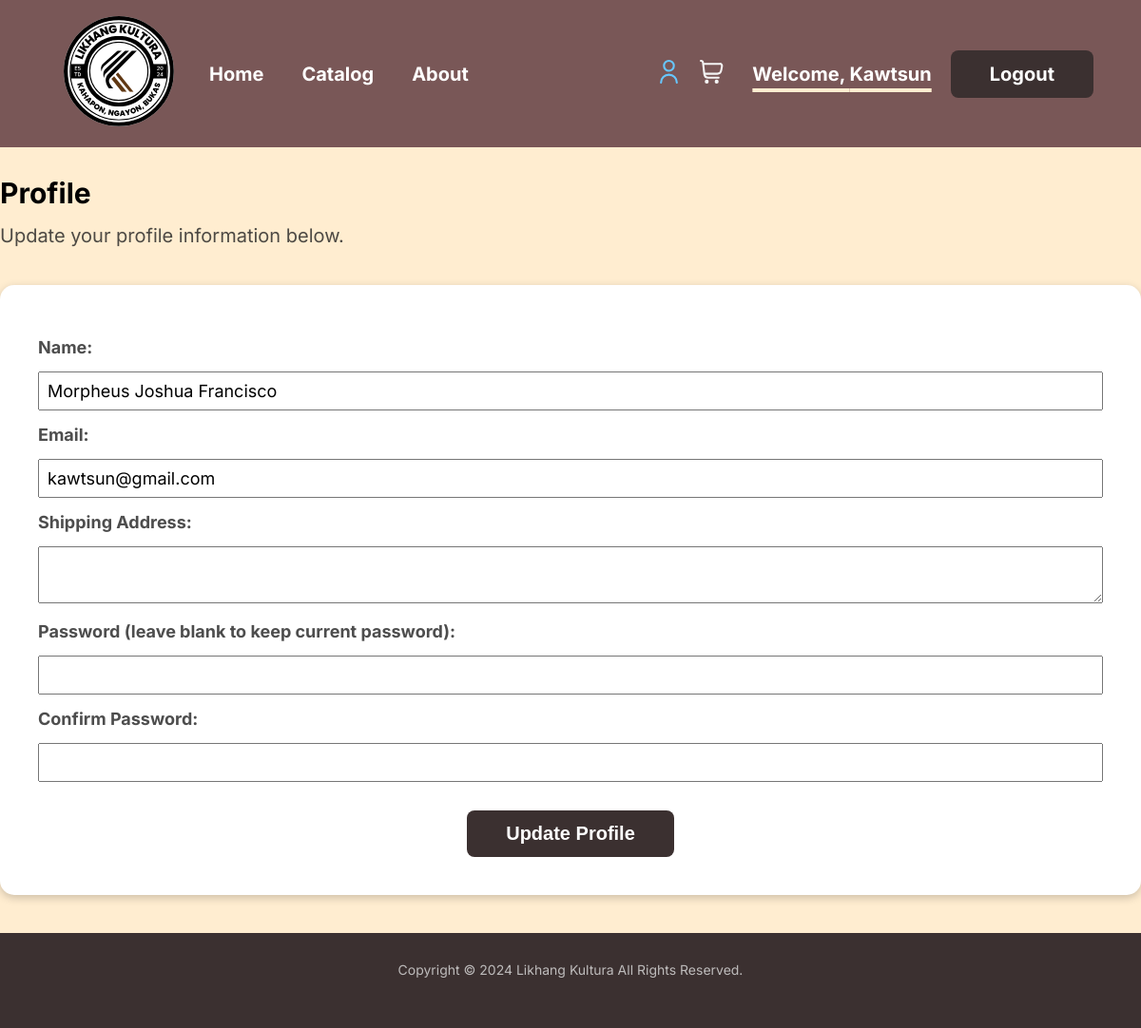
Page /pages/profile.php (signed in) on the earlier database version.
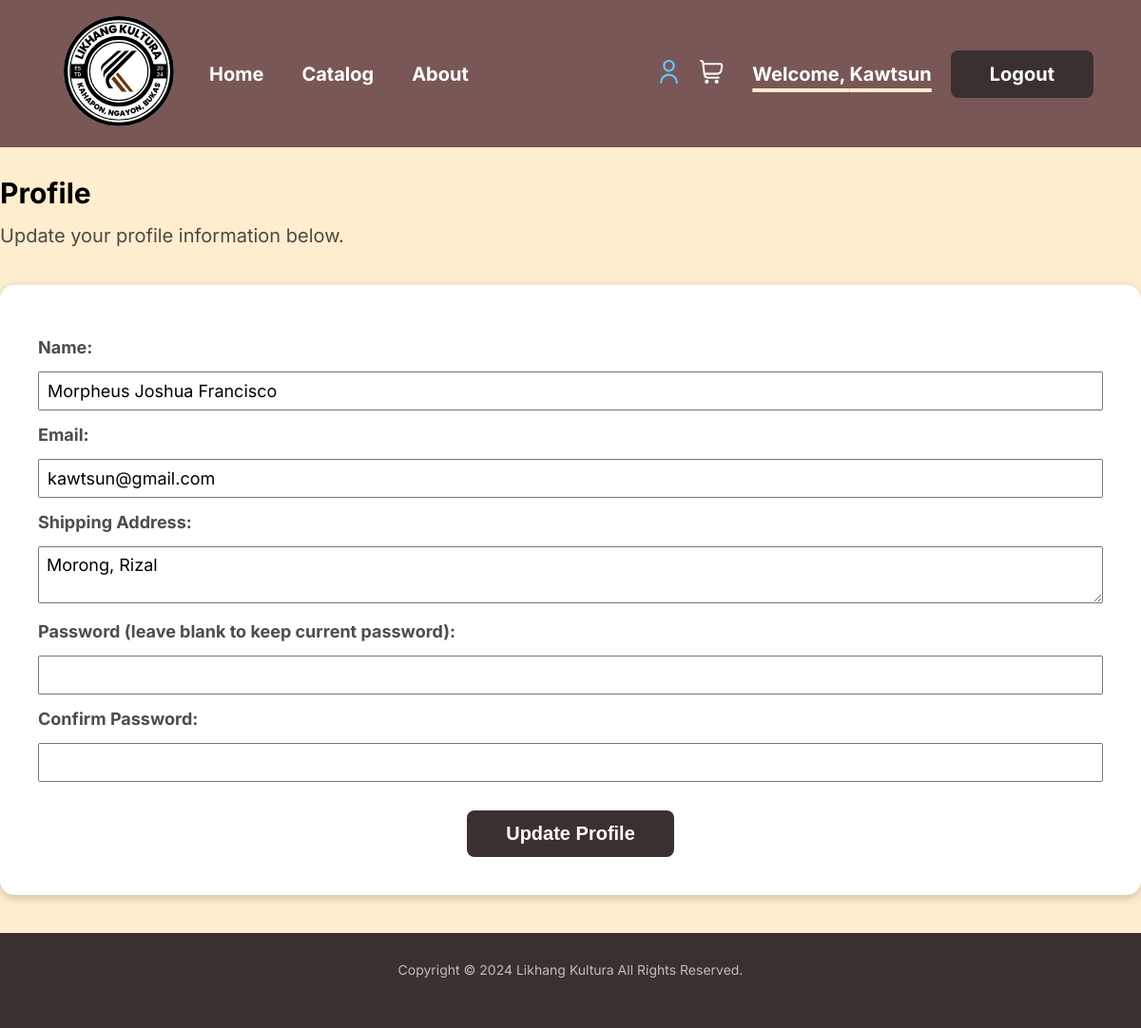
Same page on the later database version.
### tables this page shows
CREATE TABLE `users` (
  `id` int(11) NOT NULL,
  `fullname` varchar(255) NOT NULL,
  `email` varchar(255) NOT NULL,
  `username` varchar(50) NOT NULL,
  `password` varchar(255) NOT NULL
);

CREATE TABLE `profile` (
  `id` int(11) NOT NULL,
  `user_id` int(11) NOT NULL,
  `fullname` varchar(255) NOT NULL,
  `shipping_address` text NOT NULL,
  `email` varchar(255) NOT NULL
);

### pages/profile.php (the view, shortened to what this page needs)
<?php
include '../validate/db.php';
$user_id = $_SESSION['user_id'];
$sql = "SELECT p.fullname, p.shipping_address, u.email FROM profile p JOIN users u ON p.user_id = u.id WHERE p.user_id = ?";
$stmt = mysqli_prepare($conn, $sql);
mysqli_stmt_bind_param($stmt, "i", $user_id);
mysqli_stmt_execute($stmt);
$result = mysqli_stmt_get_result($stmt);
$profile = mysqli_fetch_assoc($result);
if ($profile === null) {
    $sql = "SELECT fullname, email FROM users WHERE id = ?";
    $stmt = mysqli_prepare($conn, $sql);
    mysqli_stmt_bind_param($stmt, "i", $user_id);
    mysqli_stmt_execute($stmt);
    $result = mysqli_stmt_get_result($stmt);
    $user = mysqli_fetch_assoc($result);
    $profile = [
        'fullname' => $user['fullname'],
        'shipping_address' => '',
        'email' => $user['email']
    ];
}
?>
<!DOCTYPE html>
<html lang="en">
<head>
    <link rel="stylesheet" href="../style.css">
</head>
<body>
<header>
        <div class="navbar">
            <div class="nav-center">
                <div class="logo">
                    <img src="../images/logo.svg" alt="Likhang Kultura">
                </div>
                <nav class="navlinks">
                    <ul>
                        <li><a href="../index.php">Home</a></li>
                        <li><a href="catalog.php">Catalog</a></li>
                        <li><a href="about.php">About</a></li>
                    </ul>
                </nav>
            </div>
            <div class="profile_cart">
                <a href="profile.php">
                    <img src="../images/user.svg" alt="Profile" width="25px" class="profile active">
                </a>
                <a href="cart.php">
                    <img src="../images/shopping-cart.svg" alt="Cart" width="25px" class="cart">
                </a>
            </div>
            <div class="buttons">
                <?php if (isset($_SESSION['user'])) {
                    echo "<p>Welcome, " . $_SESSION['user'] . "</p>";
                } ?>
                <?php if (isset($_SESSION['user'])): ?>
                    <a href="../validate/logout-validate.php" class="signup">Logout</a>
                <?php else: ?>
                    <a href="login.php" class="login">Log In</a>
                    <a href="register.php" class="signup">Sign Up</a>
                <?php endif; ?>
            </div>
        </div>
    </header>
    <main>
        <div class="intro3">
            <h2>Profile</h2>
            <p>Update your profile information below.</p>
        </div>
        <div class="profile_container">
            <div class="billing_container">
                <form action="profile.php" method="POST">
                    <div class="form-group">
                        <label for="fullname">Name:</label>
                        <input type="text" id="fullname" name="fullname" value="<?php echo htmlspecialchars($profile['fullname']); ?>" required>
                    </div>
                    <div class="form-group">
                        <label for="email">Email:</label>
                        <input type="email" id="email" name="email" value="<?php echo htmlspecialchars($profile['email']); ?>" required>
                    </div>
                    <div class="form-group">
                        <label for="shipping_address">Shipping Address:</label>
                        <textarea id="shipping_address" name="shipping_address" required><?php echo htmlspecialchars($profile['shipping_address']); ?></textarea>
                    </div>
                    <div class="form-group">
                        <label for="password">Password (leave blank to keep current password):</label>
                        <input type="password" id="password" name="password">
                    </div>
                    <div class="form-group">
                        <label for="confirm_password">Confirm Password:</label>
                        <input type="password" id="confirm_password" name="confirm_password">
                    </div>
                    <button type="submit">Update Profile</button>
                </form>
            </div>
        </div>
    </main>
    <footer>
        Copyright &copy; 2024 Likhang Kultura All Rights Reserved.
    </footer>
</body>
</html>

Differences in the rows shown:
no longer on this page (row edited): users: fullname "Morpheus Joshua Francisco", email "kawtsun@gmail.com"
added profile: fullname "Morpheus Joshua Francisco", email "kawtsun@gmail.com", shipping_address "Morong, Rizal"
